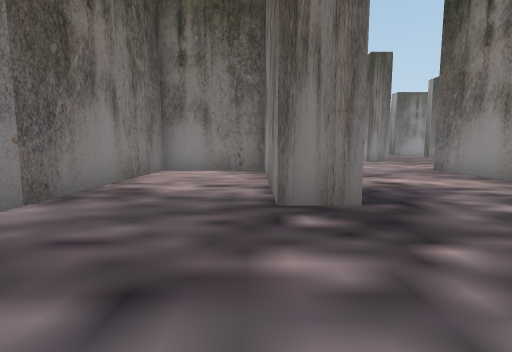
view 1 (above)

24 first-person views from a walk through a Unity game level. The camera is 1.4 m above the floor, tilts 6° down and sees 85° across. The floor is counted in squares, 2 m on a side. Each view is taken from the middle of a square. On the plan, view 1 faces up. The plan holds only what a view shows up to about 9 squares ahead; the rest is blank. The place goes on beyond the plan. The player is left out.

view 2
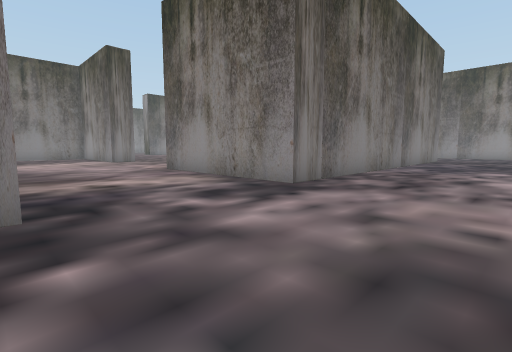

view 3
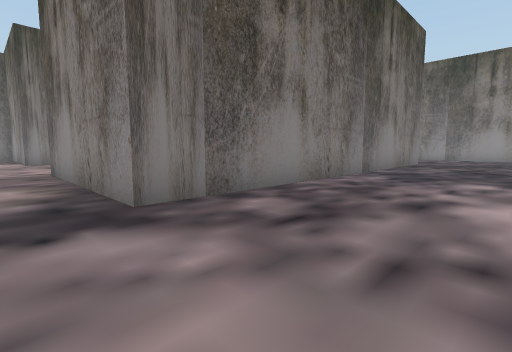

view 4
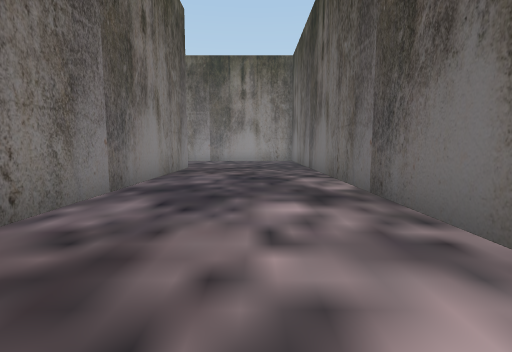

view 5
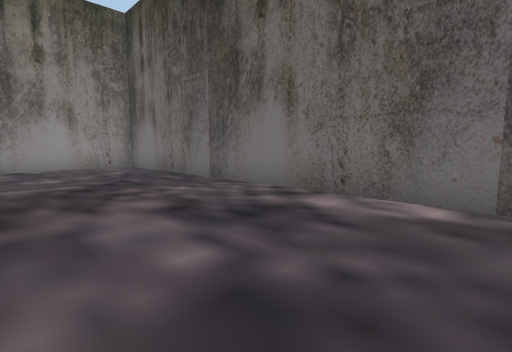

view 6
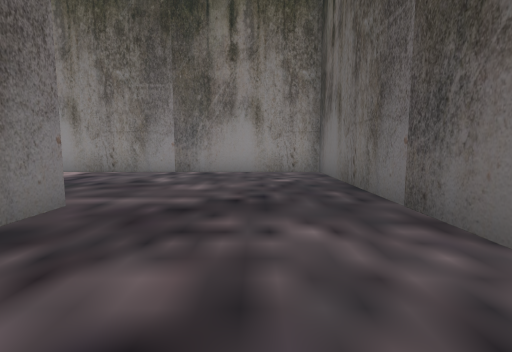

view 7
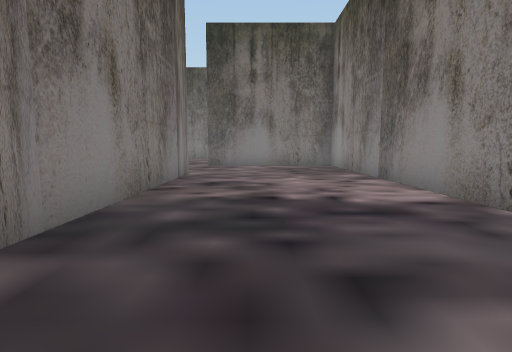

view 8
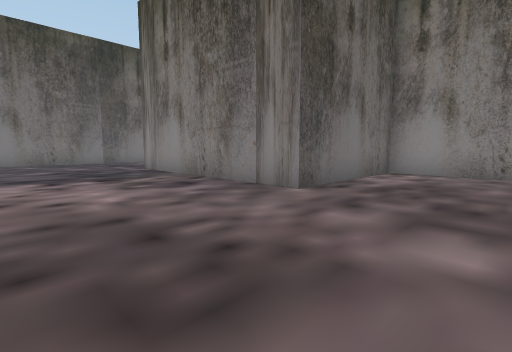

view 9
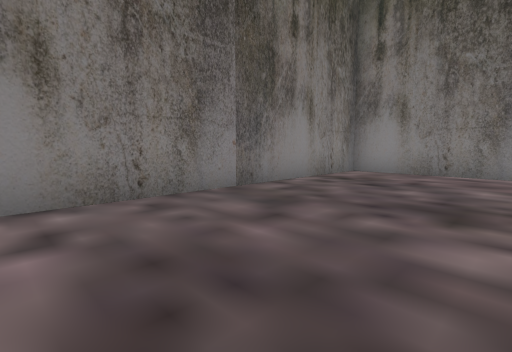

view 10
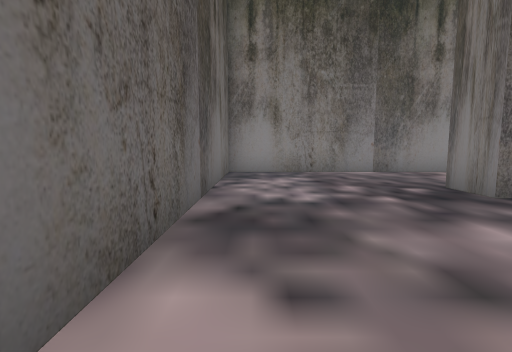

view 11
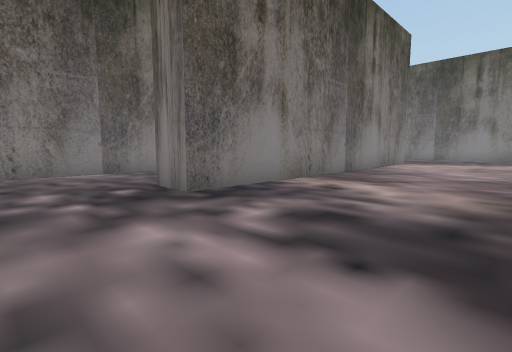

view 12
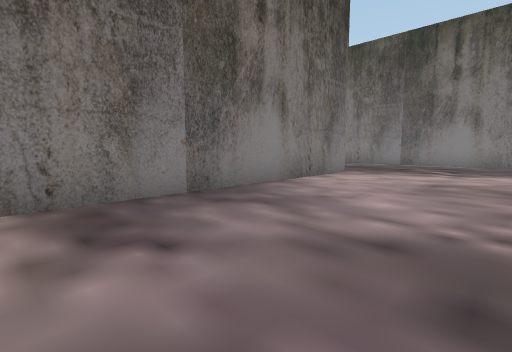

view 13
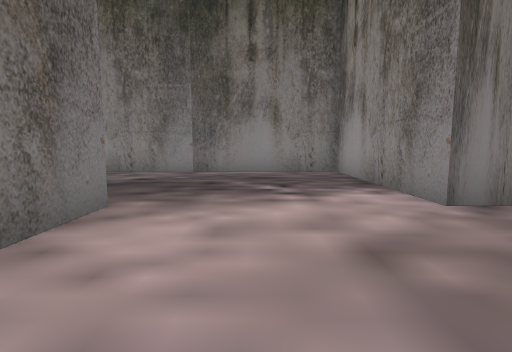

view 14
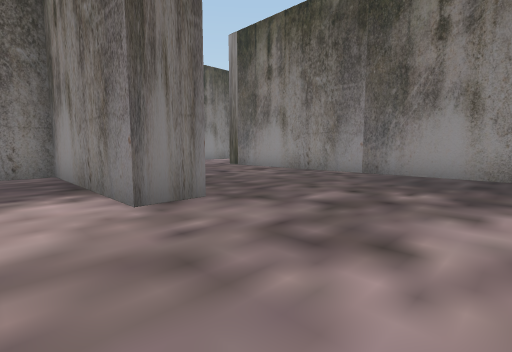

view 15
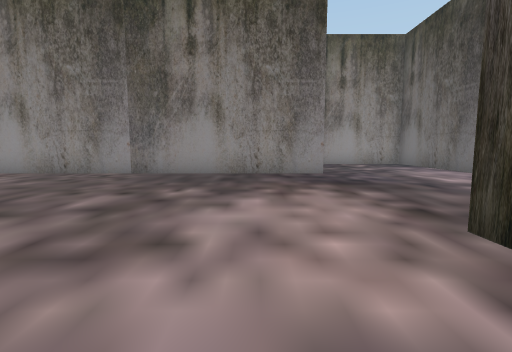

view 16
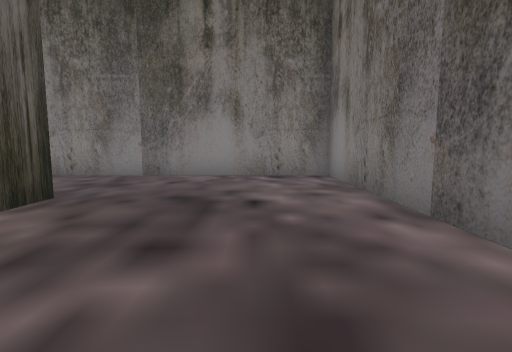

view 17
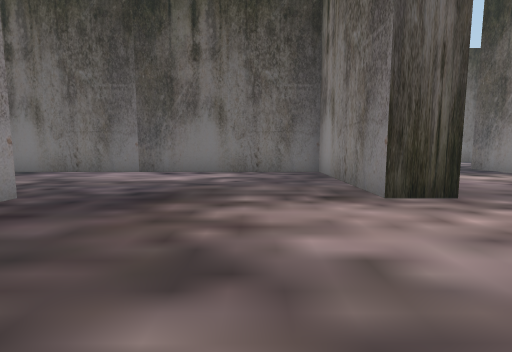

view 18
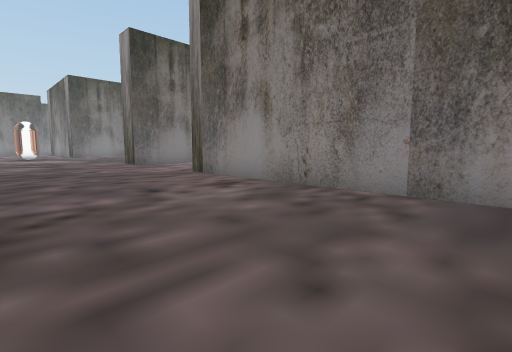

view 19
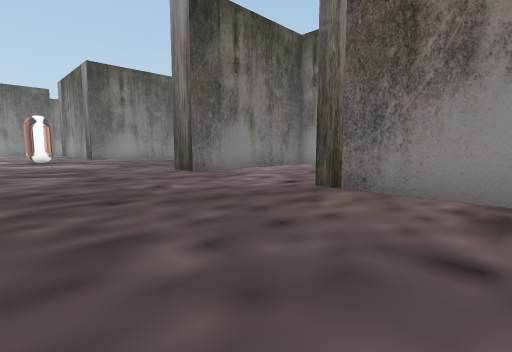

view 20
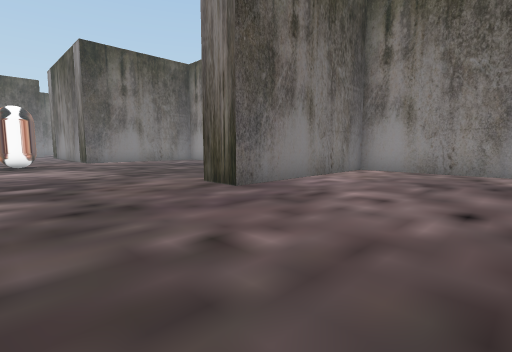

view 21
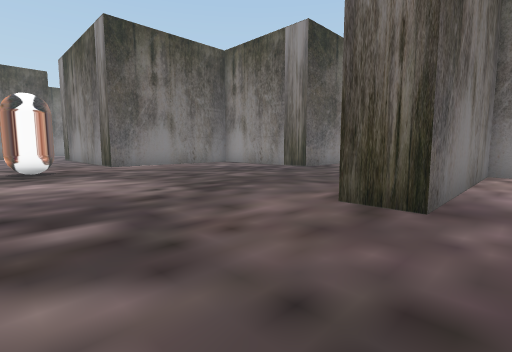

view 22
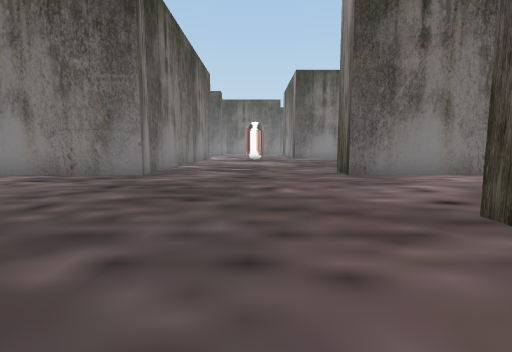

view 23
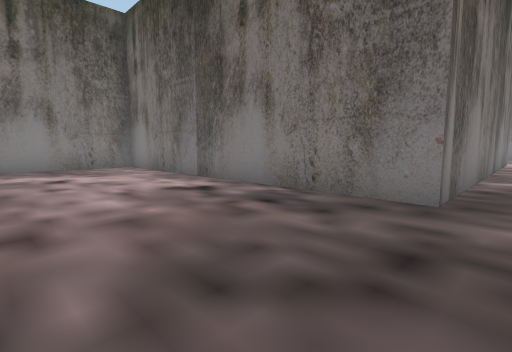

view 24
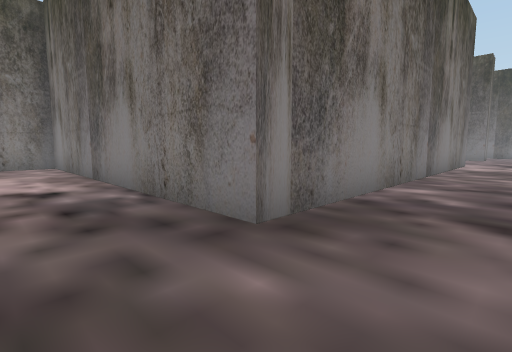

### Floor plan
Points are (right, up) in squares from view 1. A wall is a line through its corners. A room is listed if a view was taken in it or the views show most of it. See-through windows are left out.
Room 1 (views 1, 2, 3, 4, 5, 6, 7, 8, 9, 10, 11, 12, 13, 14, 15, 16, 17, 18, 19, 20, 21, 22, 23, 24)
walls: (15.8, 17.8) (12.3, 17.8) (12.3, 9.3) (16.3, 9.3) (16.3, 3.2) (5.3, 3.2) (5.3, 8.2) (6.3, 8.2) (6.3, 4.2) (14.8, 4.2); (6.4, 13.2) (5.3, 13.2) (5.3, 17.8) (-2.7, 17.8) (-2.7, 11); (16.3, 19.2) (16.3, 22.8) (11.3, 22.8) (11.3, 23.8); (11.3, 8.1) (11.3, 18.8); (0.2, 13.3) (1.3, 13.3) (1.3, 3.2) (0.3, 3.2) (0.3, 7.8); (0.4, 8.2) (-2.7, 8.2) (-2.7, -0.8) (4.2, -0.8); (6.3, 32.1) (6.3, 22.8) (-2.7, 22.8) (-2.7, 19.4); (8.8, -0.8) (20.8, -0.8) (20.8, 11)
objects: other object (9, 31)

Positions as (right, up) in squares from view 1, and headings:
1: (0, 0), facing up
2: (1, 0), facing up-right
3: (4, 0), facing up-right
4: (7, 1), facing right
5: (11, 3), facing down-right
6: (13, 1), facing right
7: (18, 2), facing up
8: (20, 12), facing down-left
9: (16, 10), facing up-left
10: (5, 0), facing left
11: (5, 1), facing up-left
12: (5, 6), facing up-left
13: (3, 10), facing up
14: (4, 10), facing up-right
15: (4, 10), facing right
16: (4, 16), facing left
17: (8, 12), facing down
18: (7, 12), facing up-right
19: (7, 16), facing up-right
20: (8, 19), facing up-right
21: (8, 22), facing up-right
22: (9, 16), facing up
23: (7, 19), facing up-left
24: (8, 21), facing up-left
